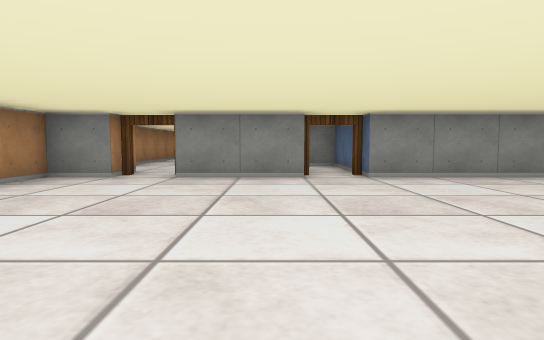
View 1 (above)

16 first-person views from a walk through a cub3D maze. The camera is about half as high as the walls, tilts 4° down and sees 75° across. The floor is counted in squares. Each view is taken from the middle of a square. On the plan, view 1 faces up. The plan holds only what a view shows up to about 9 squares ahead; the rest is blank. The place goes on beyond the plan.

View 2
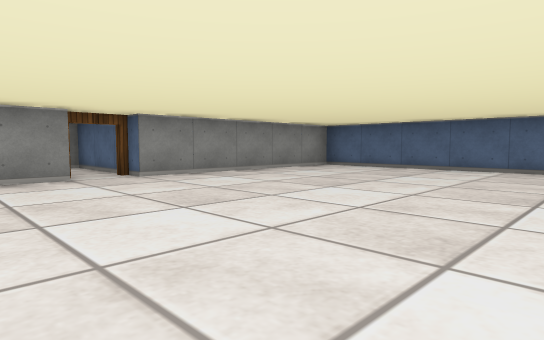

View 3
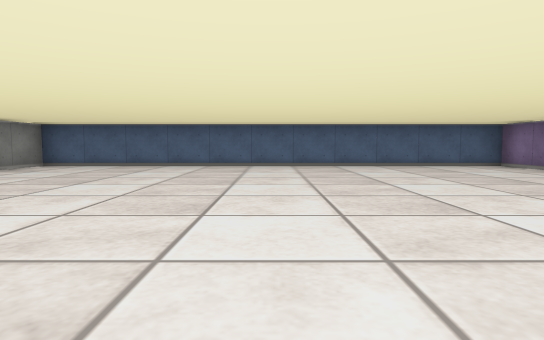

View 4
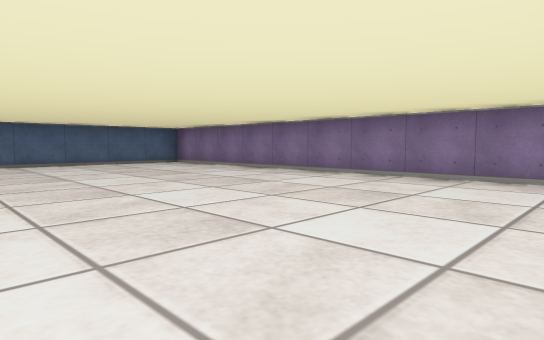

View 5
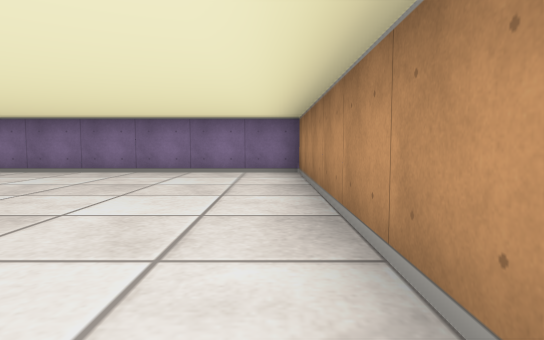

View 6
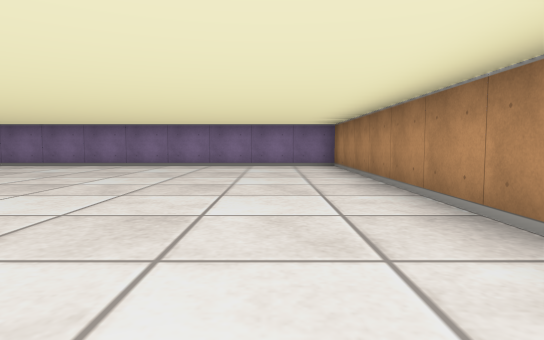

View 7
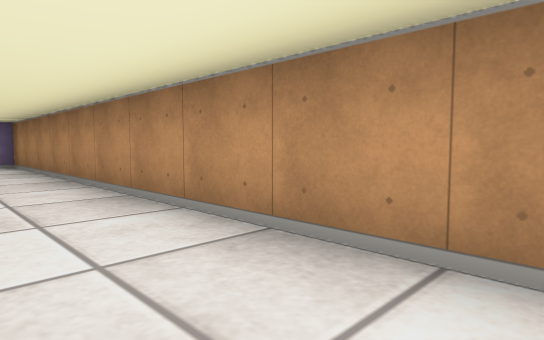

View 8
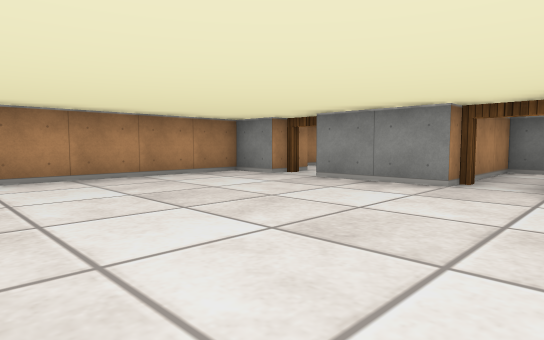

View 9
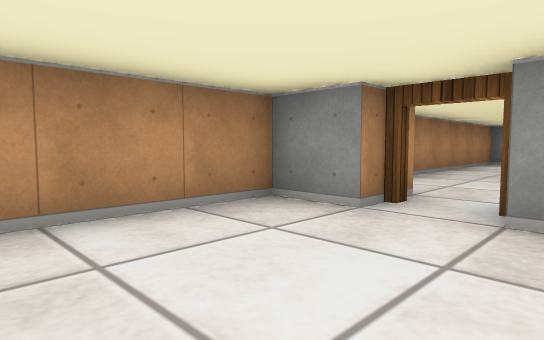

View 10
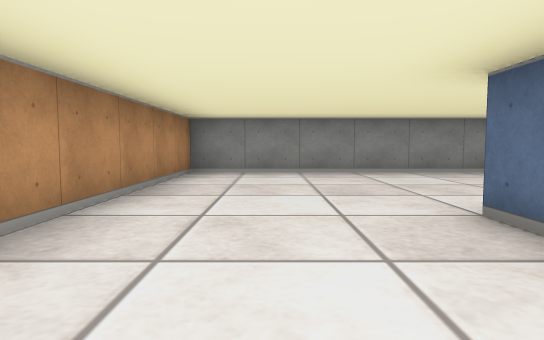

View 11
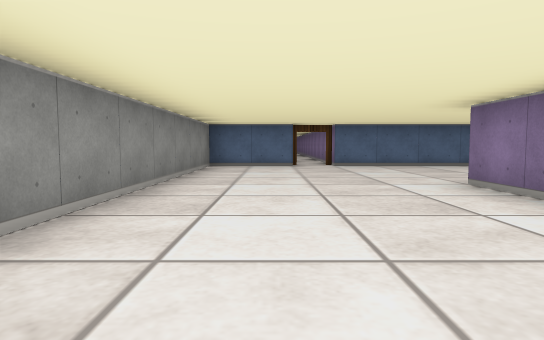

View 12
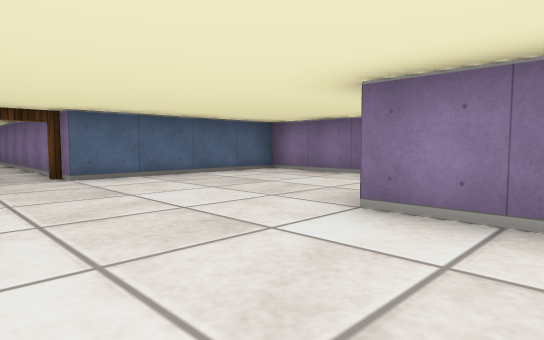

View 13
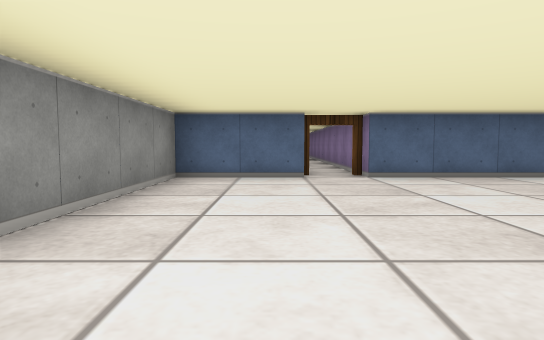

View 14
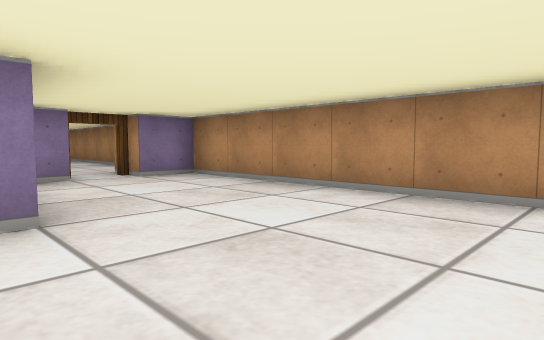

View 15
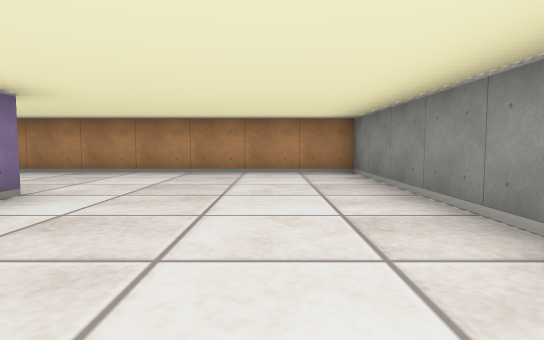

View 16
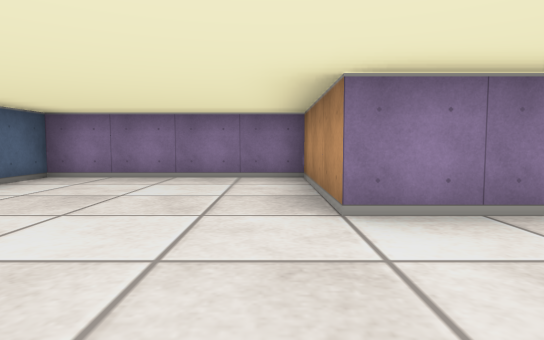

### Floor plan
Ten units are one square. View 1 is at (0, 0); x grows to the right and y downward. Boxes are objects, and circles mark ways between rooms. Rooms are numbered by the first view taken in them; rooms with no view inside come last. Other rooms are left out.
<svg viewBox="-40 -140 115 200">
<path fill="none" stroke="#000" d="M5 -55 -15 -55M-25 -55 -35 -55 -35 55 65 55 65 -55 15 -55M-5 -89 -5 -95 25 -95 25 -65 65 -65 65 -105M65 -114 65 -135 -35 -135 -35 -65 -25 -65M-16 -65 -10 -65M15 -55 15 -85 5 -85 5 -55"/>
<circle cx="-20" cy="-60" r="3" fill="#2a7"/>
<circle cx="10" cy="-60" r="3" fill="#2a7"/>
<text x="10" y="0">1</text>
<text x="20" y="-100">2</text>
<text x="10" y="-80">3</text>
</svg>
Room 1 opens to room 2. Room 1 opens to room 3.

Where each view was taken, in squares from view 1:
view 1: 0 up, 0 right, facing up
view 2: 0 up, 1 left, facing up-right
view 3: 0 up, 2 left, facing right
view 4: 0 up, 3 left, facing down-right
view 5: 1 up, 3 left, facing down
view 6: 3 up, 2 left, facing down
view 7: 4 up, 2 left, facing down-left
view 8: 1 up, 2 right, facing up-left
view 9: 3 up, 1 left, facing up-left
view 10: 7 up, 2 left, facing up
view 11: 12 up, 2 left, facing right
view 12: 12 up, 1 right, facing down-right
view 13: 12 up, 1 right, facing right
view 14: 12 up, 0 right, facing down-left
view 15: 12 up, 3 right, facing left
view 16: 12 up, 3 right, facing down
